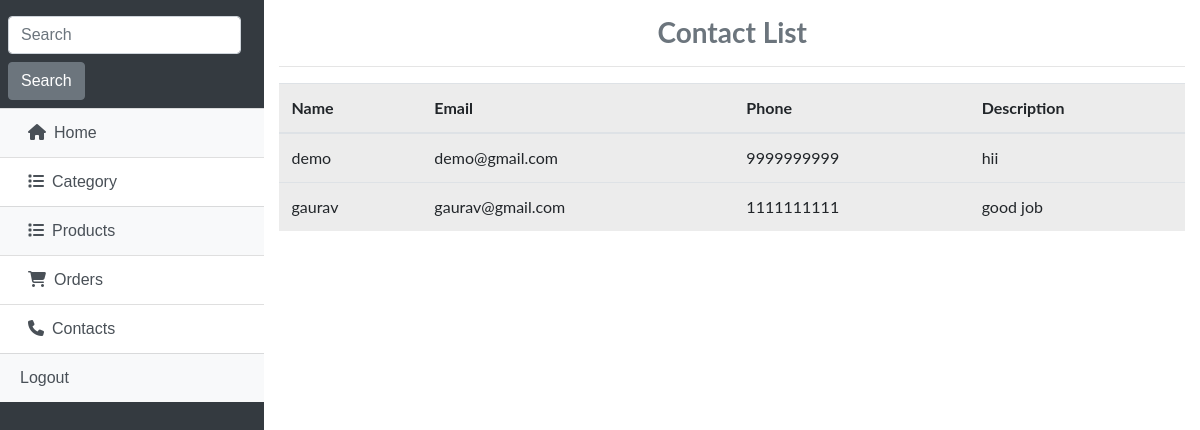
Screenshot of /custom_admin/contactList with the database file from the repository.
### shop/models.py (models this page shows, shortened)
class Contact(models.Model):
    msg_id = models.AutoField(primary_key=True)
    name = models.CharField(max_length=50)
    email = models.CharField(max_length=70,default="")
    phone = models.CharField(max_length=10,default="")
    desc = models.CharField(max_length=500,default="")

### custom_admin/views.py (the view)
# urls.py: path('contactList',views.contactList,name="contactList"),
def contactList(request):
    contact = Contact.objects.all()
    return render(request,'adminTemplates/contact.html',{'contact':contact})

### shop/templates/adminTemplates/contact.html (shortened to what this page needs)
{% extends 'adminTemplates/base.html' %}
{% block body %}
<div class="container-fluid min-vh-100 my-3" style="font-family: 'Lato', sans-serif;">
    <h3 class="text-center font-weight-bold text-muted">Contact List</h3><hr>
        <table class="table table-active table-hover">
             <thead>
                <tr>
                    <th scope="col">Name</th>
                    <th scope="col">Email</th>
                    <th scope="col">Phone</th>
                    <th scope="col">Description</th>
                </tr>
            </thead>
            <tbody>
                {% for i in contact %}
                <tr>
                    <td>{{ i.name }}</td>
                    <td>{{i.email}}</td>
                    <td>{{i.phone}}</td>
                    <td>{{i.desc}}</td>
                </tr>
                {% endfor %}
            </tbody>
        </table>
</div>
{% endblock %}

### rows the page displays
Contact: name "demo", email "demo@gmail.com", phone "9999999999", desc "hii"
Contact: name "gaurav", email "gaurav@gmail.com", phone "1111111111", desc "good job"
